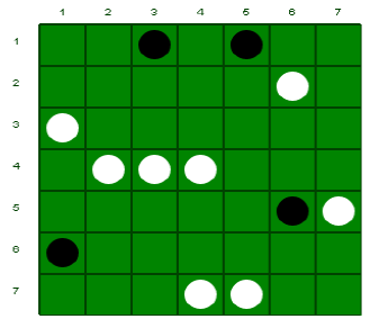
#> input picture input1.png, 375 x 330 px
$ python image_extract.py
#> lines starting #> are read from the running program, lines starting #| are printed output that depends on the picture; after the words box and inside, x2 and y2 are one past the last pixel; in counts of white or black regions, pixels touching at a corner belong together
import cv2
import numpy as np
import operator
from matplotlib import pyplot as plt


# [58 lines left out: functions plot_many_images, show_image, convert_when_colour, display_points, display_rects, display_contours, not called in this run]


def pre_process_image(img, skip_dilate=False):
    """Uses a blurring function, adaptive thresholding and dilation to expose the main features of an image."""

    # Gaussian blur with a kernal size (height, width) of 9.
    # Note that kernal sizes must be positive and odd and the kernel must be square.
    proc = cv2.GaussianBlur(img.copy(), (9, 9), 0)

    # Adaptive threshold using 11 nearest neighbour pixels
    proc = cv2.adaptiveThreshold(proc, 255, cv2.ADAPTIVE_THRESH_GAUSSIAN_C, cv2.THRESH_BINARY, 11, 2)

    # Invert colours, so gridlines have non-zero pixel values.
    # Necessary to dilate the image, otherwise will look like erosion instead.
    proc = cv2.bitwise_not(proc, proc)

    if not skip_dilate:
        # Dilate the image to increase the size of the grid lines.
        kernel = np.array([[0., 1., 0.], [1., 1., 1.], [0., 1., 0.]], np.uint8)
        proc = cv2.dilate(proc, kernel)

    return proc


def find_corners_of_largest_polygon(img):
    """Finds the 4 extreme corners of the largest contour in the image."""
    contours, h = cv2.findContours(img.copy(), cv2.RETR_EXTERNAL, cv2.CHAIN_APPROX_SIMPLE)  # Find contours
    contours = sorted(contours, key=cv2.contourArea, reverse=True)  # Sort by area, descending
    polygon = contours[0]  # Largest image

    # Use of `operator.itemgetter` with `max` and `min` allows us to get the index of the point
    # Each point is an array of 1 coordinate, hence the [0] getter, then [0] or [1] used to get x and y respectively.

    # Bottom-right point has the largest (x + y) value
    # Top-left has point smallest (x + y) value
    # Bottom-left point has smallest (x - y) value
    # Top-right point has largest (x - y) value
    bottom_right, _ = max(enumerate([pt[0][0] + pt[0][1] for pt in polygon]), key=operator.itemgetter(1))
    top_left, _ = min(enumerate([pt[0][0] + pt[0][1] for pt in polygon]), key=operator.itemgetter(1))
    bottom_left, _ = min(enumerate([pt[0][0] - pt[0][1] for pt in polygon]), key=operator.itemgetter(1))
    top_right, _ = max(enumerate([pt[0][0] - pt[0][1] for pt in polygon]), key=operator.itemgetter(1))

    # Return an array of all 4 points using the indices
    # Each point is in its own array of one coordinate
    return [polygon[top_left][0], polygon[top_right][0], polygon[bottom_right][0], polygon[bottom_left][0]]


def distance_between(p1, p2):
    """Returns the scalar distance between two points"""
    a = p2[0] - p1[0]
    b = p2[1] - p1[1]
    return np.sqrt((a ** 2) + (b ** 2))


def crop_and_warp(img, crop_rect):
    """Crops and warps a rectangular section from an image into a square of similar size."""

    # Rectangle described by top left, top right, bottom right and bottom left points
    top_left, top_right, bottom_right, bottom_left = crop_rect[0], crop_rect[1], crop_rect[2], crop_rect[3]

    # Explicitly set the data type to float32 or `getPerspectiveTransform` will throw an error
    src = np.array([top_left, top_right, bottom_right, bottom_left], dtype='float32')

    # Get the longest side in the rectangle
    side = max([
        distance_between(bottom_right, top_right),
        distance_between(top_left, bottom_left),
        distance_between(bottom_right, bottom_left),
        distance_between(top_left, top_right)
    ])

    # Describe a square with side of the calculated length, this is the new perspective we want to warp to
    dst = np.array([[0, 0], [side - 1, 0], [side - 1, side - 1], [0, side - 1]], dtype='float32')

    # Gets the transformation matrix for skewing the image to fit a square by comparing the 4 before and after points
    m = cv2.getPerspectiveTransform(src, dst)

    # Performs the transformation on the original image
    return cv2.warpPerspective(img, m, (int(side), int(side)))


def cut_from_rect(img, rect):
    """Cuts a rectangle from an image using the top left and bottom right points."""
    return img[int(rect[0][1]):int(rect[1][1]), int(rect[0][0]):int(rect[1][0])]


# [33 lines left out: function scale_and_centre, not called in this run]


def infer_grid(img, r, c):
    """Infers r*c cell grid from a square image."""
    squares = []
    side = img.shape[:1]
    side = side[0] / c

    # Note that we swap j and i here so the rectangles are stored in the list reading left-right instead of top-down.
    for j in range(r):
        for i in range(c):
            p1 = (i * side, j * side)  # Top left corner of a bounding box
            p2 = ((i + 1) * side, (j + 1) * side)  # Bottom right corner of bounding box
            squares.append((p1, p2))
    return squares


def parse_grid(path, r, c):
    original = cv2.imread(path, cv2.IMREAD_GRAYSCALE)
    processed = pre_process_image(original)
    corners = find_corners_of_largest_polygon(processed)
    cropped = crop_and_warp(original, corners)
    return cropped


def parse_board(path, r, c):
    cropped = parse_grid(path, r, c)
    squares = infer_grid(cropped, r, c)
    circles = extract_circles(cropped)
    board = place_circles(cropped, circles, squares, r, c)
    return board


def extract_circles(img):
    # Apply Hough transform on the blurred image.
    detected_circles = cv2.HoughCircles(img, cv2.HOUGH_GRADIENT, 1, 20, param1=50, param2=30, minRadius=1, maxRadius=40)

    # Draw circles that are detected.
    if detected_circles is not None:

        # Convert the circle parameters a, b and r to integers.
        detected_circles = np.uint16(np.around(detected_circles))[0][:, 0:2]
        return detected_circles


def place_circles(img, circles, squares, r, c):
    board = []
    tmpc = 1
    tmpboard = ""
    for square in squares:
        for circle in circles:
            if (square[0][0] <= circle[0] <= square[1][0]) and (square[0][1] <= circle[1] <= square[1][1]):
                if img[circle[1], circle[0]] < 140:
                    tmpboard += "0"
                else:
                    tmpboard += "1"
                break
        else:
            tmpboard += "-"
        if tmpc == c:
            board.append(tmpboard)
            tmpboard = ""
            tmpc = 0
        tmpc += 1
    return board


def main():
    for b in parse_board('input1.png', 7, 7):
#> in parse_grid, `original = cv2.imread(path, cv2.IMREAD_GRAYSCALE)`:
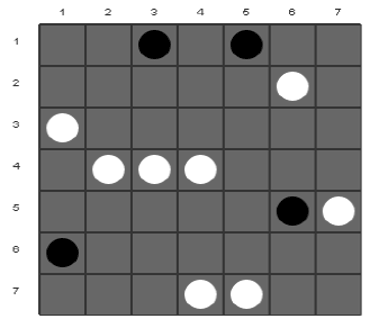
#> original: shape (330, 375); min 0, max 255, mean 138.9
#> in pre_process_image, `proc = cv2.GaussianBlur(img.copy(), (9, 9), 0)`:
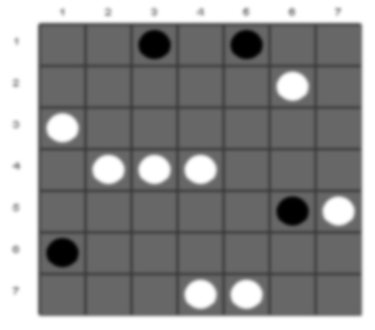
#> proc: shape (330, 375); min 0, max 255, mean 138.9
#> in pre_process_image, `proc = cv2.adaptiveThreshold(proc, 255, cv2.ADAPTIVE_THRESH_GAUSSIAN_C..`:
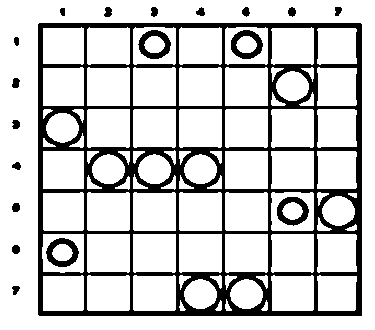
#> proc: shape (330, 375); 80% white; 19 black regions, largest, box (x1, y1, x2, y2) and area: (38, 23, 362, 316) 22162, (46, 238, 79, 267) 456, (138, 30, 171, 59) 455
#> in pre_process_image, `proc = cv2.dilate(proc, kernel)`:
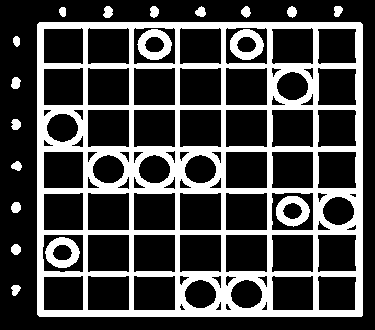
#> proc: shape (330, 375); 28.3% white; 19 white regions
#> in find_corners_of_largest_polygon, `contours, h = cv2.findContours(img.copy(), cv2.RETR_EXTERNAL, cv2.CHAI..`: contours = 15 contours; largest, box (x1, y1, x2, y2) and area: (37, 22, 363, 317) 95544, (11, 77, 21, 89) 76, (103, 6, 113, 18) 76, (11, 202, 21, 213) 74, (11, 244, 21, 255) 72; h = 15 rows, first 6: [1, -1, -1, -1], [2, 0, -1, -1], [3, 1, -1, -1], [4, 2, -1, -1], [5, 3, -1, -1], [6, 4, -1, -1]
#> in find_corners_of_largest_polygon, `polygon = contours[0]`: polygon = [[39, 22], [37, 24], [37, 314], [39, 316], [361, 316], [362, 315], [362, 24], [360, 22]]
#> in find_corners_of_largest_polygon, `bottom_right, _ = max(enumerate([pt[0][0] + pt[0][1] for pt in polygon..`: bottom_right = 4
#> in find_corners_of_largest_polygon, `top_left, _ = min(enumerate([pt[0][0] + pt[0][1] for pt in polygon]), ..`: top_left = 0
#> in find_corners_of_largest_polygon, `bottom_left, _ = min(enumerate([pt[0][0] - pt[0][1] for pt in polygon]..`: bottom_left = 2
#> in find_corners_of_largest_polygon, `top_right, _ = max(enumerate([pt[0][0] - pt[0][1] for pt in polygon]),..`: top_right = 6
#> in parse_grid, `corners = find_corners_of_largest_polygon(processed)`: corners = [[39, 22], [362, 24], [361, 316], [37, 314]]
#> in crop_and_warp, `top_left, top_right, bottom_right, bottom_left = crop_rect[0], crop_re..`: top_left = [39, 22]; top_right = [362, 24]; bottom_right = [361, 316]; bottom_left = [37, 314]
#> in crop_and_warp, `src = np.array([top_left, top_right, bottom_right, bottom_left], dtype..`: src = [[39, 22], [362, 24], [361, 316], [37, 314]]
#> in distance_between, `a = p2[0] - p1[0]`: a = 1
#> in distance_between, `b = p2[1] - p1[1]`: b = -292
#> in crop_and_warp, `side = max([ distance_between(bottom_right, top_right), distance_betwe..`: side = 324
#> in crop_and_warp, `dst = np.array([[0, 0], [side - 1, 0], [side - 1, side - 1], [0, side ..`: dst = [[0, 0], [323, 0], [323, 323], [0, 323]]
#> in crop_and_warp, `m = cv2.getPerspectiveTransform(src, dst)`: m = [[1, 0.00685, -39.16], [-0.00687, 1.11, -24.15], [-1.31e-07, 1.06e-05, 1]]
#> in crop_and_warp, `return cv2.warpPerspective(img, m, (int(side), int(side)))`:
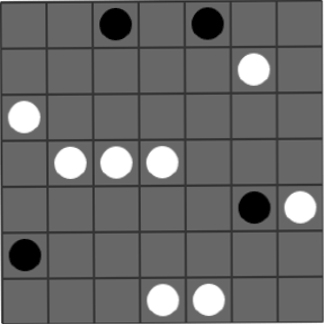
#> returned value: shape (324, 324); min 0, max 255, mean 104.8
#> in parse_board, `squares = infer_grid(cropped, r, c)`: squares = 49 items
#> in extract_circles, `detected_circles = cv2.HoughCircles(img, cv2.HOUGH_GRADIENT, 1, 20, pa..`: detected_circles = [[24.5, 254.5, 16.3], [161.5, 161.5, 15.6], [69.5, 162.5, 15.6], [208.5, 299.5, 16.3], [114.5, 23.5, 16.1], [299.5, 206.5, 15.6], [253.5, 68.5, 15.5], [162.5, 299.5, 16.3], [24.5, 116.5, 16.1], [207.5, 23.5, 15.6], [115.5, 161.5, 15.6], [254.5, 207.5, 15.6]]
#> in extract_circles, `detected_circles = np.uint16(np.around(detected_circles))[0][:, 0:2]`: detected_circles = [[24, 254], [162, 162], [70, 162], [208, 300], [114, 24], [300, 206], [254, 68], [162, 300], [24, 116], [208, 24], [116, 162], [254, 208]]
#> in parse_board, `circles = extract_circles(cropped)`: circles has the same summary as detected_circles in extract_circles
#> the loop in place_circles, `for square in squares:` made 49 passes
#> (square, tmpc) on passes 1 to 12: (((0, 0), (46.29, 46.29)), 2), (((46.29, 0), (92.57, 46.29)), 3), (((92.57, 0), (138.9, 46.29)), 4), (((138.9, 0), (185.1, 46.29)), 5), (((185.1, 0), (231.4, 46.29)), 6), (((231.4, 0), (277.7, 46.29)), 7), (((277.7, 0), (324, 46.29)), 1), (((0, 46.29), (46.29, 92.57)), 2), (((46.29, 46.29), (92.57, 92.57)), 3), (((92.57, 46.29), (138.9, 92.57)), 4), (((138.9, 46.29), (185.1, 92.57)), 5), (((185.1, 46.29), (231.4, 92.57)), 6)
#> after the loop in place_circles, `for square in squares:`: board = ['--0-0--', '-----1-', '1------', '-111---', '-----01', '0------', '---11--']; tmpc = 1
        print(b)


if __name__ == "__main__":
    main()
